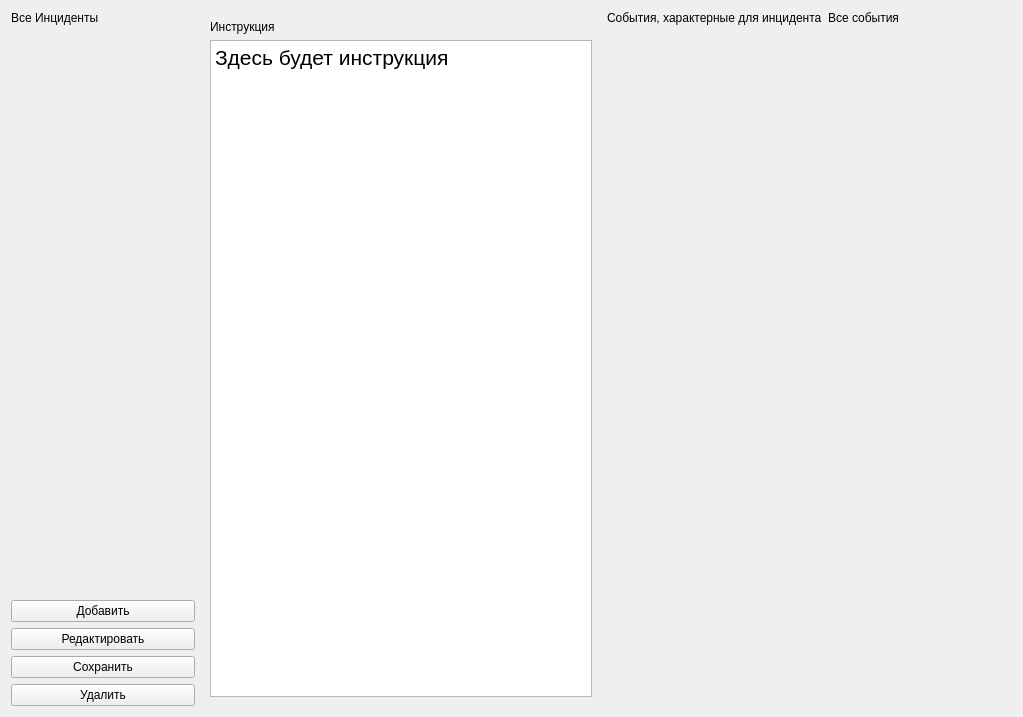
<?xml version="1.0" encoding="UTF-8"?>
<ui version="4.0">
 <class>AdminIncidentsWidget</class>
 <widget class="QWidget" name="AdminIncidentsWidget">
  <property name="geometry">
   <rect>
    <x>0</x>
    <y>0</y>
    <width>1023</width>
    <height>717</height>
   </rect>
  </property>
  <property name="windowTitle">
   <string>Form</string>
  </property>
  <layout class="QHBoxLayout" name="horizontalLayout">
   <item>
    <layout class="QVBoxLayout" name="verticalLayout_12">
     <item>
      <widget class="QLabel" name="label_categoryList_title_3">
       <property name="text">
        <string>Все Инциденты</string>
       </property>
      </widget>
     </item>
     <item>
      <widget class="MenuSelectedWidget" name="scrollArea_incidents" native="true">
       <property name="sizePolicy">
        <sizepolicy hsizetype="Expanding" vsizetype="Expanding">
         <horstretch>0</horstretch>
         <verstretch>0</verstretch>
        </sizepolicy>
       </property>
      </widget>
     </item>
     <item>
      <widget class="QPushButton" name="pushButton_addIncident">
       <property name="text">
        <string>Добавить</string>
       </property>
      </widget>
     </item>
     <item>
      <widget class="QPushButton" name="pushButton_editIncident">
       <property name="text">
        <string>Редактировать</string>
       </property>
      </widget>
     </item>
     <item>
      <widget class="QPushButton" name="pushButton_saveIncident">
       <property name="text">
        <string>Сохранить</string>
       </property>
      </widget>
     </item>
     <item>
      <widget class="QPushButton" name="pushButton_deleteIncident">
       <property name="text">
        <string>Удалить</string>
       </property>
      </widget>
     </item>
    </layout>
   </item>
   <item>
    <widget class="QWidget" name="widget_editCategoryMenu_3" native="true">
     <property name="minimumSize">
      <size>
       <width>400</width>
       <height>0</height>
      </size>
     </property>
     <layout class="QVBoxLayout" name="verticalLayout_9">
      <item>
       <widget class="QLabel" name="label_Intruction_title_3">
        <property name="text">
         <string>Инструкция</string>
        </property>
       </widget>
      </item>
      <item>
       <widget class="QTextEdit" name="textEdit_instruction_3">
        <property name="enabled">
         <bool>true</bool>
        </property>
        <property name="readOnly">
         <bool>true</bool>
        </property>
        <property name="html">
         <string>&lt;!DOCTYPE HTML PUBLIC &quot;-//W3C//DTD HTML 4.0//EN&quot; &quot;http://www.w3.org/TR/REC-html40/strict.dtd&quot;&gt;
&lt;html&gt;&lt;head&gt;&lt;meta name=&quot;qrichtext&quot; content=&quot;1&quot; /&gt;&lt;style type=&quot;text/css&quot;&gt;
p, li { white-space: pre-wrap; }
&lt;/style&gt;&lt;/head&gt;&lt;body style=&quot; font-family:'MS Shell Dlg 2'; font-size:8.25pt; font-weight:400; font-style:normal;&quot;&gt;
&lt;p style=&quot; margin-top:0px; margin-bottom:0px; margin-left:0px; margin-right:0px; -qt-block-indent:0; text-indent:0px;&quot;&gt;&lt;span style=&quot; font-size:16pt;&quot;&gt;Здесь будет инструкция&lt;/span&gt;&lt;/p&gt;&lt;/body&gt;&lt;/html&gt;</string>
        </property>
       </widget>
      </item>
     </layout>
    </widget>
   </item>
   <item>
    <layout class="QVBoxLayout" name="verticalLayout_11">
     <item>
      <widget class="QLabel" name="label_containedEvent_title_2">
       <property name="text">
        <string>События, характерные для инцидента</string>
       </property>
      </widget>
     </item>
     <item>
      <widget class="MenuSelectedWidget" name="scrollArea_incidents_includedEvent" native="true">
       <property name="sizePolicy">
        <sizepolicy hsizetype="Expanding" vsizetype="Expanding">
         <horstretch>0</horstretch>
         <verstretch>0</verstretch>
        </sizepolicy>
       </property>
      </widget>
     </item>
    </layout>
   </item>
   <item>
    <layout class="QVBoxLayout" name="verticalLayout_10">
     <item>
      <widget class="QLabel" name="label_allEvents_title_2">
       <property name="text">
        <string>Все события</string>
       </property>
      </widget>
     </item>
     <item>
      <widget class="MenuSelectedWidget" name="scrollArea_incidents_freeEvents" native="true">
       <property name="sizePolicy">
        <sizepolicy hsizetype="Expanding" vsizetype="Expanding">
         <horstretch>0</horstretch>
         <verstretch>0</verstretch>
        </sizepolicy>
       </property>
      </widget>
     </item>
    </layout>
   </item>
  </layout>
 </widget>
 <customwidgets>
  <customwidget>
   <class>MenuSelectedWidget</class>
   <extends>QWidget</extends>
   <header>src/ui/MenuSelectedWidget.h</header>
   <container>1</container>
  </customwidget>
 </customwidgets>
 <resources/>
 <connections/>
</ui>
